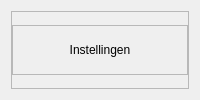
                     <widget class="QWidget" name="PairipPassPage">
                      <layout class="QVBoxLayout" name="verticalLayout_32">
                       <item>
                        <widget class="QFrame" name="frame_44">
                         <property name="styleSheet">
                          <string notr="true">QPushButton {	
	background-position: left center;
    background-repeat: no-repeat;
	border: none;
	background-color: #007ACC;
	padding: 10px;
	color:#fff;
border-radius:5px;
}
QPushButton:hover {
	background-color: #0061B0;
}
QPushButton:pressed {	
	background-color: #0061B0;
	color: rgb(255, 255, 255);
}</string>
                         </property>
                         <property name="frameShape">
                          <enum>QFrame::StyledPanel</enum>
                         </property>
                         <property name="frameShadow">
                          <enum>QFrame::Raised</enum>
                         </property>
                         <layout class="QVBoxLayout" name="verticalLayout_51">
                          <property name="leftMargin">
                           <number>0</number>
                          </property>
                          <property name="topMargin">
                           <number>0</number>
                          </property>
                          <property name="rightMargin">
                           <number>0</number>
                          </property>
                          <property name="bottomMargin">
                           <number>0</number>
                          </property>
                          <item>
                           <widget class="QFrame" name="frame_45">
                            <property name="maximumSize">
                             <size>
                              <width>16777215</width>
                              <height>50</height>
                             </size>
                            </property>
                            <property name="frameShape">
                             <enum>QFrame::StyledPanel</enum>
                            </property>
                            <property name="frameShadow">
                             <enum>QFrame::Raised</enum>
                            </property>
                            <layout class="QVBoxLayout" name="verticalLayout_52">
                             <property name="spacing">
                              <number>0</number>
                             </property>
                             <property name="leftMargin">
                              <number>0</number>
                             </property>
                             <property name="topMargin">
                              <number>0</number>
                             </property>
                             <property name="rightMargin">
                              <number>0</number>
                             </property>
                             <property name="bottomMargin">
                              <number>0</number>
                             </property>
                             <item>
                              <widget class="QLabel" name="label_78">
                               <property name="styleSheet">
                                <string notr="true">font: 75 20pt &quot;Roboto Condensed&quot;;</string>
                               </property>
                               <property name="text">
                                <string>Instellingen</string>
                               </property>
                               <property name="alignment">
                                <set>Qt::AlignCenter</set>
                               </property>
                              </widget>
                             </item>
                            </layout>
                           </widget>
                          </item>
                         </layout>
                        </widget>
                       </item>
                      </layout>
                     </widget>
